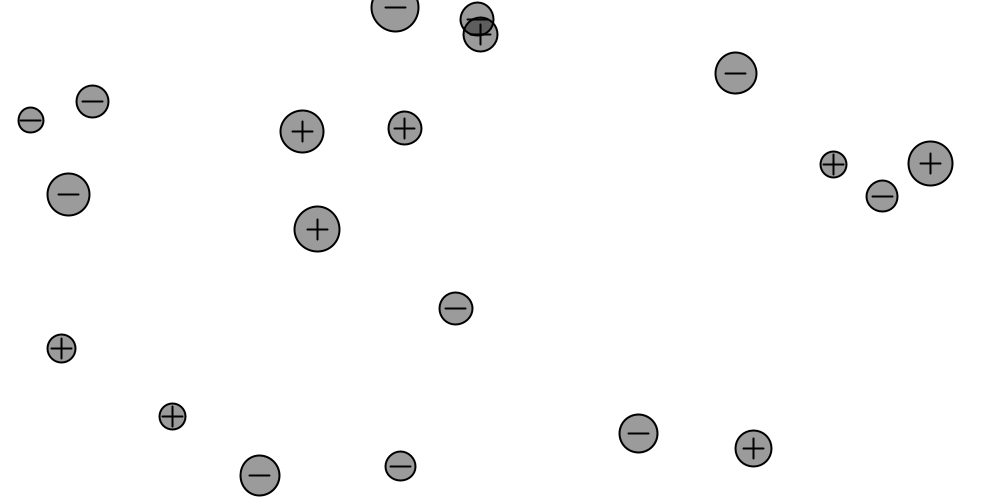
Frame 1 (no input)
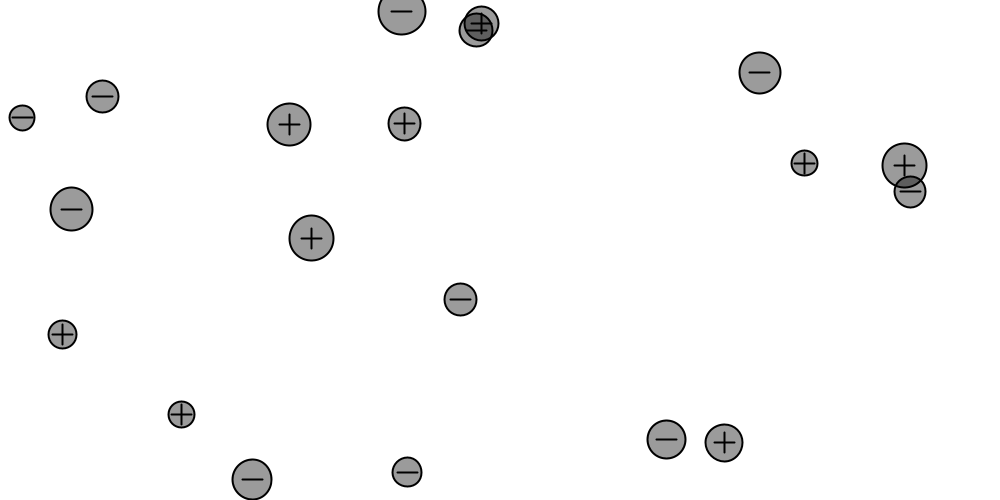
Frame 60 (the mouse pressed at the canvas centre just before this capture)
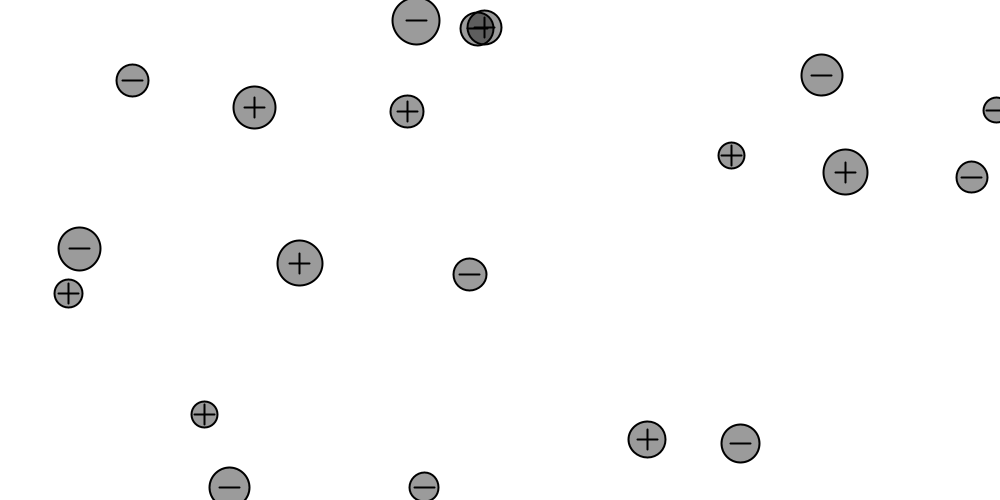
Frame 120 (the mouse held since frame 60 and released just before this capture)

The Processing sketch that drew these frames (run headless with seeded random() and noise(); from frame 60 on, the mouse is pressed at the canvas centre):

// Processing sketch: sketch_160329f
// ── sketch_160329f.pde

Mover[] movers = new Mover[20];

float k = 2;

void setup() {
  size(1000,500);
  for (int i = 0; i < movers.length; i++) {
    movers[i] = new Mover(random(1,2),random(width),random(height),random(1)); 
  }
}

void draw() {
  background(255);


  for (int i = 0; i < movers.length; i++) {
    for (int j = 0; j < movers.length; j++) {
      if (i != j) {
        PVector force = movers[j].Force(movers[i]);
        movers[i].applyForce(force);
      }
    }

    movers[i].update();
    movers[i].display();
    movers[i].checkEdges();
  }

}
// ── Mover.pde

class Mover {

  PVector location;
  PVector velocity;
  PVector acceleration;
  float mass,charge;

  Mover(float m, float x, float y,float z) {
    mass = m;
    location = new PVector(x, y);
    velocity = new PVector(0, 0);
    acceleration = new PVector(0, 0);
    charge=(z>0.5?1:-1)*mass;
  }

  void applyForce(PVector force) {
    PVector f = PVector.div(force, mass);
    acceleration.add(f);
  }

  void update() {
    velocity.add(acceleration);
    location.add(velocity);
    acceleration.mult(0);
  }

  void display() {
    stroke(0);
    strokeWeight(2);
    fill(0, 100);
    ellipse(location.x, location.y, mass*24, mass*24);
    line(location.x-10,location.y,location.x+10,location.y);
    if(charge>0)line(location.x,location.y-10,location.x,location.y+10);
  }

  PVector Force(Mover m) {
    PVector force = PVector.sub(location, m.location);             // Calculate direction of force
    float distance = force.mag();                                 // Distance between objects
    distance = constrain(distance, 5.0, 25.0);                             // Limiting the distance to eliminate "extreme" results for very close or very far objects
    force.normalize();                                            // Normalize vector (distance doesn't matter here, we just want this vector for direction

    float strength = -(k * charge * m.charge) / (distance * distance); // Calculate gravitional force magnitude
    force.mult(strength);                                         // Get force vector --> magnitude * direction
    return force;
  }
  
  void checkEdges() {
    if (location.x < 0) location.x=width;
    if (location.x > width) location.x = 0;
    if (location.y < 0) location.y = height;
    if (location.y > height) location.y = 0;

  }

}
